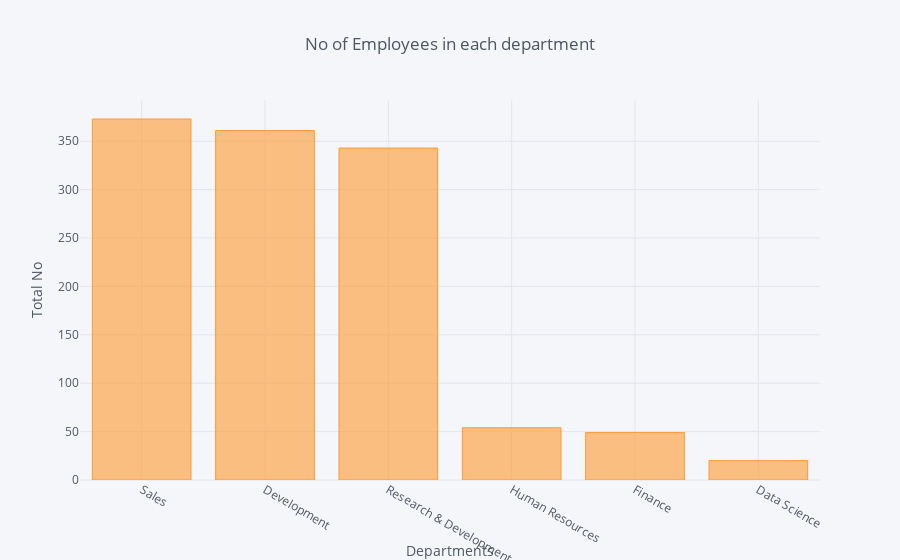

Source (notebook cell):
### Code cell
# plot of No of Employees in each department
abc['EmpDepartment'].value_counts().iplot(kind='bar',xTitle='Departments', yTitle ='Total No',
                                          title='No of Employees in each department')

### Figure 1 — Plotly figure (JSON) as saved in the notebook; plotly's stock layout.template omitted (floating-point values rounded to 4 significant figures)
{"data": [{"marker": {"color": "rgba(255, 153, 51, 0.6)", "line": {"color": "rgba(255, 153, 51, 1.0)", "width": 1}}, "name": "EmpDepartment", "orientation": "v", "text": "", "type": "bar", "uid": "aa162a8f-f717-44ce-9707-704953bfbebe", "x": ["Sales", "Development", "Research & Development", "Human Resources", "Finance", "Data Science"], "y": [373, 361, 343, 54, 49, 20]}], "layout": {"legend": {"bgcolor": "#F5F6F9", "font": {"color": "#4D5663"}}, "paper_bgcolor": "#F5F6F9", "plot_bgcolor": "#F5F6F9", "title": {"font": {"color": "#4D5663"}, "text": "No of Employees in each department"}, "xaxis": {"gridcolor": "#E1E5ED", "showgrid": true, "tickfont": {"color": "#4D5663"}, "title": {"font": {"color": "#4D5663"}, "text": "Departments"}, "zerolinecolor": "#E1E5ED"}, "yaxis": {"gridcolor": "#E1E5ED", "showgrid": true, "tickfont": {"color": "#4D5663"}, "title": {"font": {"color": "#4D5663"}, "text": "Total No"}, "zerolinecolor": "#E1E5ED"}}}
